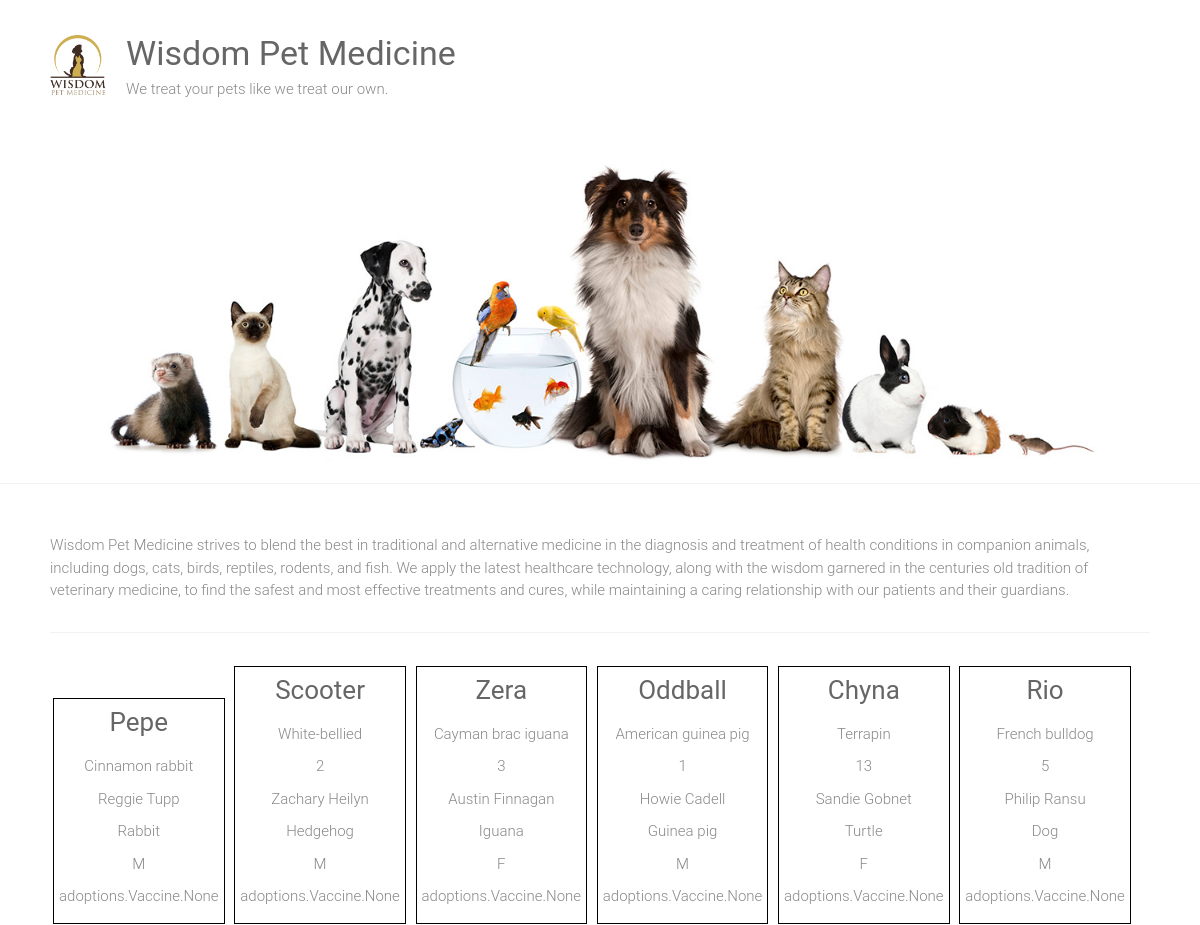
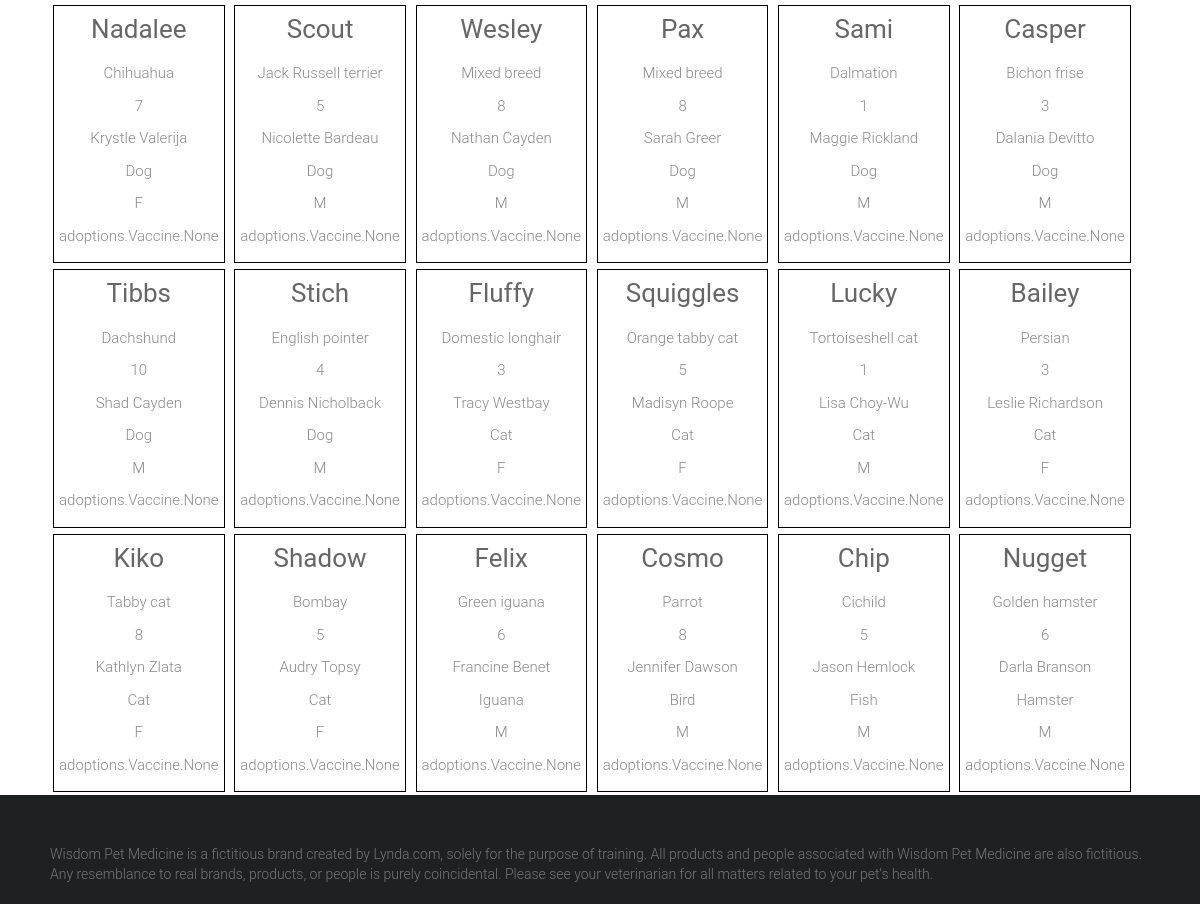
The page / on the database its author committed (2 pictures, top to bottom).
### adoptions/models.py (models this page shows, shortened)
class Pet(models.Model):
    SEX_CHOICES = (('M','Male'), ('F','Female'))
    name = models.CharField(max_length=100)
    age = models.IntegerField(null=True)
    description = models.TextField(blank=True)
    submitter = models.CharField(max_length=100)
    species = models.CharField(max_length=100)
    breed = models.CharField(max_length=100)
    sex = models.CharField(max_length=1, choices=SEX_CHOICES)
    vaccinations = models.ManyToManyField('vaccine', blank=True)

### adoptions/views.py (the view)
# urls.py: 2. Add a URL to urlpatterns:  path('', views.home, name='home')
def home(request):
    pets = Pet.objects.all()
    return render(request,'home.html',{'data':pets,})

### adoptions/templates/home.html (shortened to what this page needs)
{% extends "base.html" %} {% block content %}
<div>
    {% for pet in data %}
    <div style="border: 1px solid black; margin: 3px; padding: 5px; text-align: center;
    display: inline-block;">
        <a href="{% url 'pet_details' pet.id %}">
            <h3>{{pet.name}}</h3>
        </a>
        {% if pet.breed %}
        <p>{{pet.breed}} </p>
        {% endif %} {% if pet.age > 0 %}
        <p>{{pet.age }}</p>
        {% endif %}
        <p>{{pet.submitter }}</p>
        <p>{{pet.species }}</p>
        <p>{{pet.sex }}</p>
        <p>{{pet.vaccinations }}</p>
    </div>
    {% endfor %}
</div>
{% endblock %}

### adoptions/templates/base.html (shortened to what this page needs)
{% load static %}
<html lang="en-US">
<head>
    <link rel="stylesheet" id="ample-style-css" href="{% static 'style.css' %}" type="text/css" media="all">
</head>
<body class="wide">
    <div id="page" class="hfeed site">
        <header>
            <div class="header">
                <div class="main-head-wrap inner-wrap clearfix">
                    <div id="header-logo-image">
                        <a href="/">
                            <img src="{% static 'images\logo.png' %}" alt="Wisdom Pet Medicine">
                        </a>
                    </div>
                    <div id="header-text" class="">
                        <h1 id="site-title">
                            <a href="/" title="Wisdom Pet Medicine" rel="home">Wisdom Pet Medicine</a>
                        </h1>
                        <p>We treat your pets like we treat our own.</p>
                    </div>
                </div>
                <img src="{% static 'images\header.jpg' %}" alt="Wisdom Pet Medicine">
            </div>
        </header>
        <div class="main-wrapper">
            <div class="single-page clearfix">
                <div class="inner-wrap">
                    <p>Wisdom Pet Medicine strives to blend the best in traditional and alternative medicine in the diagnosis and treatment of health conditions in companion animals, including dogs, cats, birds, reptiles, rodents, and fish. We apply the
                        latest healthcare technology, along with the wisdom garnered in the centuries old tradition of veterinary medicine, to find the safest and most effective treatments and cures, while maintaining a caring relationship with our patients
                        and their guardians.</p>
                    <hr>
                    <div>
                        {% block content %} {% endblock %}
                    </div>
                </div>
            </div>
        </div>
        <footer id="colophon">
            <div class="inner-wrap">
                Wisdom Pet Medicine is a fictitious brand created by Lynda.com, solely for the purpose of training. All products and people associated with Wisdom Pet Medicine are also fictitious. Any resemblance to real brands, products, or people is purely coincidental.
                Please see your veterinarian for all matters related to your pet's health.
            </div>
        </footer>
    </div>
</body>
</html>

### static/style.css (style rules this page uses)
html, body, div, span, applet, object, iframe, h1, h2, h3, h4, h5, h6, p, blockquote, pre, a, abbr, acronym, address, big, cite, code, del, dfn, em, font, ins, kbd, q, s, samp, small, strike, strong, sub, sup, tt, var, dl, dt, dd, ol, ul, li, fieldset, form, label, legend, table, caption, tbody, tfoot, thead, tr, th, td { border: 0; font: inherit; font-size: 100%; font-style: inherit; font-weight: inherit; margin: 0; outline: 0; padding: 0; vertical-align: baseline; }
html { overflow-y: scroll; -webkit-text-size-adjust: 100%; -ms-text-size-adjust: 100%; }
article, aside, details, figcaption, figure, footer, header, main, nav, section { display: block; }
h1, h2, h3, h4, h5, h6 { color: #666666; line-height: 1.4; padding-bottom: 15px; font-weight: normal; }
h1 { font-size: 30px; }
h3 { font-size: 26px; }
body, button, input, select, textarea { color: #888888; font-size: 15px; line-height: 1.5; font-family: 'Roboto', sans-serif; font-weight: 300; }
p { color: #888888; font-size: 15px; line-height: 1.5; margin-bottom: 15px; font-weight: 300; }
body { background: #f2f2f2; }
hr { border-color: #f2f2f2; border-style: solid none none; border-width: 1px 0 0; height: 0; margin: 30px 0; }
a { color: #80abc8; text-decoration: none; -webkit-transition: 0.25s ease-in-out; -moz-transition: 0.25s ease-in-out; transition: 0.25s ease-in-out; -ms-transition: 0.25s ease-in-out; -o-transition: 0.25s ease-in-out; }
img { max-width: 100%; height: auto; vertical-align: top; margin-bottom: 18px; }
a img { border: 0; }
.clearfix:after { visibility: hidden; display: block; font-size: 0; content: " "; clear: both; height: 0; }
.clearfix { display: inline-block; }
.clearfix { display: block; }
body { padding-top: 30px; padding-bottom: 30px; }
body.wide { padding-top: 0; padding-bottom: 0; }
#page { background-color: #ffffff; margin: 0 auto; max-width: 1180px; box-shadow: 0 1px 2px 0 rgba(0, 0, 0, 0.1); }
.wide #page { max-width: 100%; }
.inner-wrap { max-width: 1100px; margin: 0 auto; }
.main-head-wrap { padding: 30px 0; }
.header { border-bottom: 1px solid #f2f2f2; }
#header-logo-image { float: left; padding: 5px 20px 5px 0; max-width: 100%; }
#header-logo-image img { margin-bottom: 0px; max-height: 60px; height: auto; width: auto; }
#header-text { float: left; padding-right: 20px; }
#site-title { padding-bottom: 0; }
#site-title a { color: #666666; font-size: 34px; }
.single-page { margin-top: 50px; }
.single-page p { margin-bottom: 10px; }
#colophon { font-size: 14px; clear: both; color: #777; background-color: #1f2021; overflow: hidden; padding: 50px 0 20px; }
#colophon, #colophon p { font-size: 14px; line-height: 1.4; }

### rows shown on the page
Pet: name "Pepe", breed "Cinnamon rabbit", submitter "Reggie Tupp", species "Rabbit", sex "M", vaccinations "adoptions.Vaccine.None"
Pet: name "Scooter", breed "White-bellied", age "2", submitter "Zachary Heilyn", species "Hedgehog", sex "M", vaccinations "adoptions.Vaccine.None"
Pet: name "Zera", breed "Cayman brac iguana", age "3", submitter "Austin Finnagan", species "Iguana", sex "F", vaccinations "adoptions.Vaccine.None"
Pet: name "Oddball", breed "American guinea pig", age "1", submitter "Howie Cadell", species "Guinea pig", sex "M", vaccinations "adoptions.Vaccine.None"
Pet: name "Chyna", breed "Terrapin", age "13", submitter "Sandie Gobnet", species "Turtle", sex "F", vaccinations "adoptions.Vaccine.None"
Pet: name "Rio", breed "French bulldog", age "5", submitter "Philip Ransu", species "Dog", sex "M", vaccinations "adoptions.Vaccine.None"
Pet: name "Nadalee", breed "Chihuahua", age "7", submitter "Krystle Valerija", species "Dog", sex "F", vaccinations "adoptions.Vaccine.None"
Pet: name "Scout", breed "Jack Russell terrier", age "5", submitter "Nicolette Bardeau", species "Dog", sex "M", vaccinations "adoptions.Vaccine.None"
Pet: name "Wesley", breed "Mixed breed", age "8", submitter "Nathan Cayden", species "Dog", sex "M", vaccinations "adoptions.Vaccine.None"
Pet: name "Pax", breed "Mixed breed", age "8", submitter "Sarah Greer", species "Dog", sex "M", vaccinations "adoptions.Vaccine.None"
Pet: name "Sami", breed "Dalmation", age "1", submitter "Maggie Rickland", species "Dog", sex "M", vaccinations "adoptions.Vaccine.None"
Pet: name "Casper", breed "Bichon frise", age "3", submitter "Dalania Devitto", species "Dog", sex "M", vaccinations "adoptions.Vaccine.None"
Pet: name "Tibbs", breed "Dachshund", age "10", submitter "Shad Cayden", species "Dog", sex "M", vaccinations "adoptions.Vaccine.None"
Pet: name "Stich", breed "English pointer", age "4", submitter "Dennis Nicholback", species "Dog", sex "M", vaccinations "adoptions.Vaccine.None"
Pet: name "Fluffy", breed "Domestic longhair", age "3", submitter "Tracy Westbay", species "Cat", sex "F", vaccinations "adoptions.Vaccine.None"
Pet: name "Squiggles", breed "Orange tabby cat", age "5", submitter "Madisyn Roope", species "Cat", sex "F", vaccinations "adoptions.Vaccine.None"
Pet: name "Lucky", breed "Tortoiseshell cat", age "1", submitter "Lisa Choy-Wu", species "Cat", sex "M", vaccinations "adoptions.Vaccine.None"
Pet: name "Bailey", breed "Persian", age "3", submitter "Leslie Richardson", species "Cat", sex "F", vaccinations "adoptions.Vaccine.None"
Pet: name "Kiko", breed "Tabby cat", age "8", submitter "Kathlyn Zlata", species "Cat", sex "F", vaccinations "adoptions.Vaccine.None"
Pet: name "Shadow", breed "Bombay", age "5", submitter "Audry Topsy", species "Cat", sex "F", vaccinations "adoptions.Vaccine.None"
Pet: name "Felix", breed "Green iguana", age "6", submitter "Francine Benet", species "Iguana", sex "M", vaccinations "adoptions.Vaccine.None"
Pet: name "Cosmo", breed "Parrot", age "8", submitter "Jennifer Dawson", species "Bird", sex "M", vaccinations "adoptions.Vaccine.None"
Pet: name "Chip", breed "Cichild", age "5", submitter "Jason Hemlock", species "Fish", sex "M", vaccinations "adoptions.Vaccine.None"
Pet: name "Nugget", breed "Golden hamster", age "6", submitter "Darla Branson", species "Hamster", sex "M", vaccinations "adoptions.Vaccine.None"
